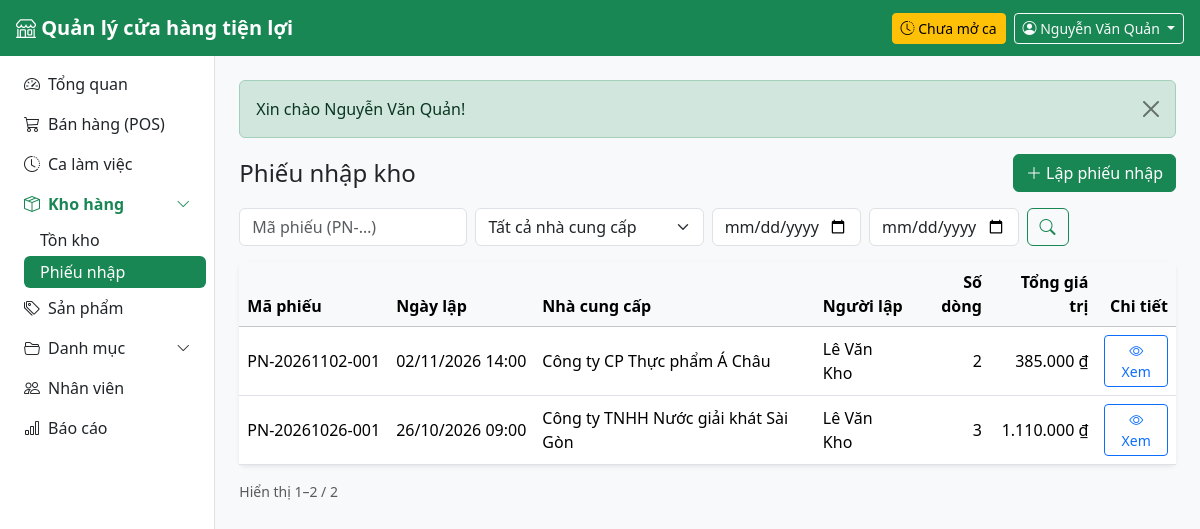
Screenshot of /public/receipts (signed in) with the database file from the repository.
### tables this page shows
CREATE TABLE users (
    id            INT UNSIGNED AUTO_INCREMENT PRIMARY KEY,
    store_id      INT UNSIGNED NOT NULL,
    role_id       TINYINT UNSIGNED NOT NULL,
    username      VARCHAR(50) NOT NULL UNIQUE,
    password_hash VARCHAR(255) NOT NULL,
    full_name     VARCHAR(100) NOT NULL,
    phone         VARCHAR(20),
    email         VARCHAR(100),
    is_active     TINYINT(1) NOT NULL DEFAULT 1,
    last_login_at DATETIME NULL,
    created_at    DATETIME NOT NULL DEFAULT CURRENT_TIMESTAMP,
    CONSTRAINT fk_users_store FOREIGN KEY (store_id) REFERENCES stores(id),
    CONSTRAINT fk_users_role  FOREIGN KEY (role_id)  REFERENCES roles(id)
);

CREATE TABLE goods_receipts (
    id           INT UNSIGNED AUTO_INCREMENT PRIMARY KEY,
    code         VARCHAR(30) NOT NULL UNIQUE,
    store_id     INT UNSIGNED NOT NULL,
    supplier_id  INT UNSIGNED NOT NULL,
    user_id      INT UNSIGNED NOT NULL,
    note         VARCHAR(255),
    created_at   DATETIME NOT NULL DEFAULT CURRENT_TIMESTAMP,
    CONSTRAINT fk_receipts_store    FOREIGN KEY (store_id)    REFERENCES stores(id),
    CONSTRAINT fk_receipts_supplier FOREIGN KEY (supplier_id) REFERENCES suppliers(id),
    CONSTRAINT fk_receipts_user     FOREIGN KEY (user_id)     REFERENCES users(id)
);

CREATE TABLE suppliers (
    id          INT UNSIGNED AUTO_INCREMENT PRIMARY KEY,
    name        VARCHAR(150) NOT NULL,
    contact     VARCHAR(100),
    phone       VARCHAR(20),
    email       VARCHAR(100),
    address     VARCHAR(255),
    is_active   TINYINT(1) NOT NULL DEFAULT 1
);

### app/Views/receipts/index.php (the view, shortened to what the rows shown need)
<div class="d-flex flex-wrap justify-content-between align-items-center gap-2 mb-3">
    <h1 class="h4 mb-0">Phiếu nhập kho</h1>
    <a href="<?= url('/receipts/create') ?>" class="btn btn-success"><i class="bi bi-plus-lg"></i> Lập phiếu nhập</a>
</div>
<form method="get" action="<?= url('/receipts') ?>" class="row g-2 mb-3 no-print">
    <div class="col-12 col-md-3">
        <input type="search" name="q" class="form-control" value="<?= e($q) ?>" placeholder="Mã phiếu (PN-…)" aria-label="Mã phiếu">
    </div>
    <div class="col-12 col-md-3">
        <select name="supplier_id" class="form-select" aria-label="Nhà cung cấp">
            <option value="">Tất cả nhà cung cấp</option>
        </select>
    </div>
    <div class="col-6 col-md-2">
        <input type="date" name="from" class="form-control" value="<?= e($from) ?>" aria-label="Từ ngày" title="Từ ngày">
    </div>
    <div class="col-6 col-md-2">
        <input type="date" name="to" class="form-control" value="<?= e($to) ?>" aria-label="Đến ngày" title="Đến ngày">
    </div>
    <div class="col-12 col-md-2 d-flex gap-2">
        <button class="btn btn-outline-success"><i class="bi bi-search"></i></button>
    </div>
</form>
<div class="card border-0 shadow-sm">
    <div class="table-responsive">
        <table class="table table-hover align-middle mb-0">
            <thead class="table-light">
                <tr>
                    <th>Mã phiếu</th>
                    <th>Ngày lập</th>
                    <th>Nhà cung cấp</th>
                    <th>Người lập</th>
                    <th class="text-end">Số dòng</th>
                    <th class="text-end">Tổng giá trị</th>
                    <th class="text-end">Chi tiết</th>
                </tr>
            </thead>
            <tbody>
            <?php foreach ($receipts as $r): ?>
                <tr>
                    <td class="text-nowrap fw-medium"><?= e($r['code']) ?></td>
                    <td class="text-nowrap"><?= e(date('d/m/Y H:i', strtotime($r['created_at']))) ?></td>
                    <td><?= e($r['supplier_name']) ?></td>
                    <td><?= e($r['user_name']) ?></td>
                    <td class="text-end"><?= e($r['line_count']) ?></td>
                    <td class="text-end text-nowrap"><?= money($r['total_cost']) ?></td>
                    <td class="text-end">
                        <a href="<?= url("/receipts/{$r['id']}") ?>" class="btn btn-sm btn-outline-primary">
                            <i class="bi bi-eye"></i> Xem
                        </a>
                    </td>
                </tr>
            <?php endforeach; ?>
            </tbody>
        </table>
    </div>
</div>

### app/Core/Router.php (shortened to what the rows shown need)
<?php
class Router
{
    private array $routes = [];
    private function add(string $method, string $path, array $action, ?array $roles): void
    {
        $this->routes[] = compact('method', 'pattern', 'action', 'roles');
    }
    public function dispatch(string $method, string $uri): void
    {
        $path = parse_url($uri, PHP_URL_PATH) ?? '/';
        $base = App::basePath();
        if ($base !== '' && str_starts_with($path, $base)) {
            $path = substr($path, strlen($base));
        }
        $path = '/' . trim(preg_replace('#^/index\.php#', '', $path), '/');
        foreach ($this->routes as $route) {
            if ($route['method'] !== $method || !preg_match($route['pattern'], $path, $m)) {
                continue;
            }
            if ($route['roles'] !== null) {
                Auth::requireLogin();
            }
            [$class, $fn] = $route['action'];
            $params = array_filter($m, 'is_string', ARRAY_FILTER_USE_KEY);
            (new $class())->$fn(...$params);
            return;
        }
    }
}

### app/Views/layouts/main.php (shortened to what the rows shown need)
<?php
$user = Auth::user();
$menu = [
    ['/',          'speedometer2', 'Tổng quan',     ['admin', 'cashier', 'warehouse']],
    ['/pos',       'cart3',        'Bán hàng (POS)', ['admin', 'cashier']],
    ['/shifts',    'clock-history', 'Ca làm việc',   ['admin', 'cashier']],
    ['#warehouse', 'box-seam',     'Kho hàng',       ['admin', 'warehouse'], [
        ['/inventory', 'Tồn kho'],
        ['/receipts',  'Phiếu nhập'],
    ]],
    ['/products',  'tags',         'Sản phẩm',       ['admin']],
    ['#catalog',   'folder2-open', 'Danh mục',       ['admin'], [
        ['/categories', 'Loại hàng'],
        ['/units',      'Đơn vị tính'],
        ['/suppliers',  'Nhà cung cấp'],
    ]],
    ['/users',     'people',       'Nhân viên',      ['admin']],
    ['/reports',   'bar-chart',    'Báo cáo',        ['admin']],
];
?>
<!doctype html>
<html lang="vi">
<head>
    <link rel="stylesheet" href="https://cdn.jsdelivr.net/npm/bootstrap@5.3.3/dist/css/bootstrap.min.css">
    <link rel="stylesheet" href="https://cdn.jsdelivr.net/npm/bootstrap-icons@1.11.3/font/bootstrap-icons.min.css">
    <link rel="stylesheet" href="<?= asset('css/app.css') ?>">
</head>
<body class="bg-body-tertiary">
<nav class="navbar navbar-dark bg-success sticky-top px-3">
    <a class="navbar-brand fw-semibold me-auto" href="<?= url('/') ?>">
        <i class="bi bi-shop"></i> <?= e(App::config('app.name')) ?>
    </a>
    <?php if (Auth::hasRole('admin', 'cashier')): ?>
        <?php $myShift = (new Shift())->findOpenByUser((int) $user['id']); ?>
        <a href="<?= url('/shifts') ?>" class="btn btn-sm me-2 <?= $myShift ? 'btn-light text-success' : 'btn-warning' ?>">
            <i class="bi bi-clock-history"></i>
            <?= $myShift ? 'Ca mở từ ' . e(date('H:i', strtotime($myShift['opened_at']))) : 'Chưa mở ca' ?>
        </a>
    <?php endif; ?>
    <div class="dropdown">
        <button class="btn btn-outline-light btn-sm dropdown-toggle" data-bs-toggle="dropdown">
            <i class="bi bi-person-circle"></i>
            <span class="d-none d-sm-inline"><?= e($user['full_name']) ?></span>
        </button>
    </div>
</nav>
<div class="d-flex">
    <aside class="offcanvas-lg offcanvas-start sidebar bg-white border-end" id="sidebar" tabindex="-1">
        <nav class="nav nav-pills flex-column p-2">
            <?php foreach ($menu as $i => $item): ?>
                <?php
                [$href, $icon, $label, $roles] = $item;
                $children = $item[4] ?? [];
                ?>
                <?php if ($children): ?>
                    <?php $open = array_filter($children, fn($c) => active($c[0]) !== ''); ?>
                    <a class="nav-link d-flex justify-content-between align-items-center <?= $open ? 'fw-semibold text-success' : '' ?>"
                       data-bs-toggle="collapse" href="#menu-group-<?= $i ?>" role="button"
                       aria-expanded="<?= $open ? 'true' : 'false' ?>" aria-controls="menu-group-<?= $i ?>">
                        <span><i class="bi bi-<?= $icon ?> me-2"></i><?= e($label) ?></span>
                        <i class="bi bi-chevron-down small"></i>
                    </a>
                    <div class="collapse <?= $open ? 'show' : '' ?>" id="menu-group-<?= $i ?>">
                        <div class="nav flex-column ms-3">
                            <?php foreach ($children as [$childHref, $childLabel]): ?>
                                <a class="nav-link py-1 <?= active($childHref) ?>" href="<?= url($childHref) ?>">
                                    <?= e($childLabel) ?>
                                </a>
                            <?php endforeach; ?>
                        </div>
                    </div>
                <?php else: ?>
                    <a class="nav-link <?= active($href) ?>" href="<?= url($href) ?>">
                        <i class="bi bi-<?= $icon ?> me-2"></i><?= e($label) ?>
                    </a>
                <?php endif; ?>
            <?php endforeach; ?>
        </nav>
    </aside>
    <main class="flex-grow-1 p-3 p-md-4 min-vw-0">
        <?php foreach (Session::pullFlash() as $f): ?>
            <div class="alert alert-<?= e($f['type']) ?> alert-dismissible fade show">
                <?= e($f['message']) ?>
                <button type="button" class="btn-close" data-bs-dismiss="alert"></button>
            </div>
        <?php endforeach; ?>
        <?= $content ?>
    </main>
</div>
</body>
</html>

### rows the page displays
users: full_name "Nguyễn Văn Quản"
goods_receipts: code "PN-20261102-001", created_at "02/11/2026 14:00", supplier.name "Công ty CP Thực phẩm Á Châu", user.full_name "Lê Văn Kho", line_count "2", total_cost "385.000 ₫"
goods_receipts: code "PN-20261026-001", created_at "26/10/2026 09:00", supplier.name "Công ty TNHH Nước giải khát Sài Gòn", user.full_name "Lê Văn Kho", line_count "3", total_cost "1.110.000 ₫"

### other values shown
$label "Tổng quan"
$label "Bán hàng (POS)"
$label "Ca làm việc"
$label "Kho hàng"
$childLabel "Tồn kho"
$childLabel "Phiếu nhập"
$label "Sản phẩm"
$label "Danh mục"
$label "Nhân viên"
$label "Báo cáo"
$f['message'] "Xin chào Nguyễn Văn Quản!"
$paginator->summary() "Hiển thị 1–2 / 2"
